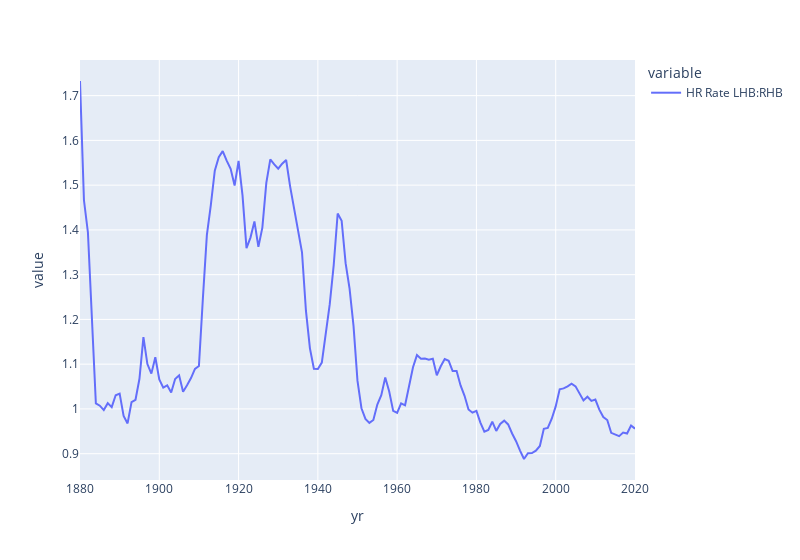

Notebook code cell kept with this figure:
### Code cell
fig = px.line(bat_rolling_ratios)
fig.update_layout(width=800)
fig.write_image('output/hr_rates_by_handedness_ratio.png')
fig.show()

### Figure 1 — Plotly figure (JSON) as saved in the notebook; plotly's stock layout.template omitted (floating-point values rounded to 4 significant figures; data arrays with more than 128 entries replaced by an {"elided": "..."} marker saying what was removed)
{"data": [{"hovertemplate": "variable=HR Rate LHB:RHB<br>yr=%{x}<br>value=%{y}<extra></extra>", "legendgroup": "HR Rate LHB:RHB", "line": {"color": "#636efa", "dash": "solid"}, "mode": "lines", "name": "HR Rate LHB:RHB", "orientation": "v", "showlegend": true, "type": "scatter", "x": {"elided": "141 int values"}, "xaxis": "x", "y": {"elided": "141 float values"}, "yaxis": "y"}], "layout": {"legend": {"title": {"text": "variable"}, "tracegroupgap": 0}, "margin": {"t": 60}, "width": 800, "xaxis": {"anchor": "y", "domain": [0, 1], "title": {"text": "yr"}}, "yaxis": {"anchor": "x", "domain": [0, 1], "title": {"text": "value"}}}}
